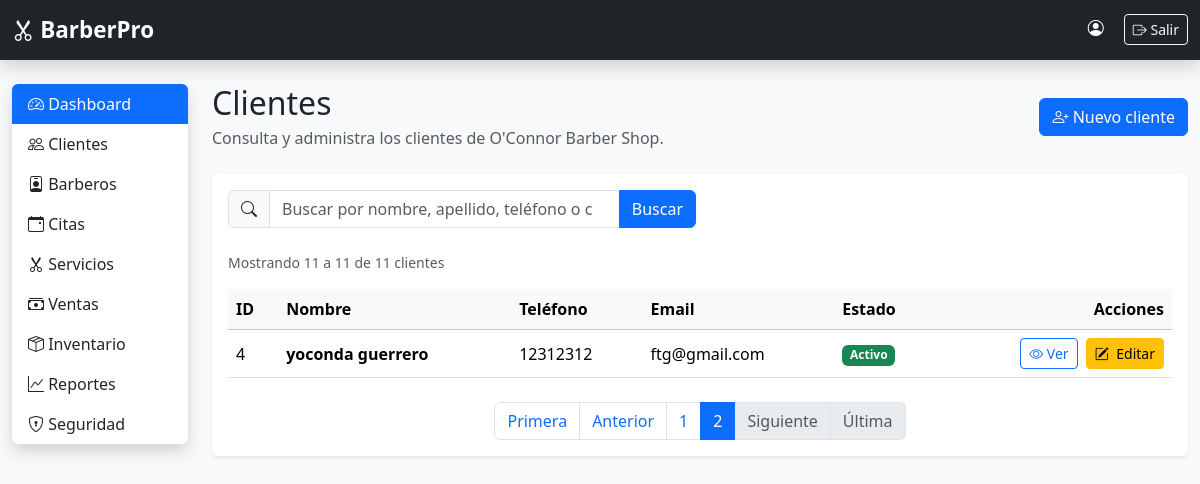
Screenshot of /clientes/?page=2 (signed in) with the database file from the repository.
### clientes/models.py (models this page shows, shortened)
class Cliente(models.Model):
    nombre = models.CharField(max_length=100)
    apellido = models.CharField(max_length=100)
    telefono = models.CharField(max_length=20)
    email = models.EmailField(
        blank=True,
        null=True,
        verbose_name="Correo electrónico"
    )
    direccion = models.CharField(
        max_length=250,
        blank=True
    )
    fecha_nacimiento = models.DateField(
        blank=True,
        null=True
    )
    fecha_registro = models.DateTimeField(
        auto_now_add=True
    )
    observaciones = models.TextField(
        blank=True
    )
    activo = models.BooleanField(
        default=True
    )
    class Meta:
        ordering = ["nombre", "apellido"]
        verbose_name = "Cliente"
        verbose_name_plural = "Clientes"

### clientes/views.py (the view, shortened to what this page needs)
# urls.py: path("", views.lista_clientes, name="lista_clientes"),
@login_required
def lista_clientes(request):
    busqueda = request.GET.get("q", "").strip()
    clientes = Cliente.objects.all()
    clientes = clientes.order_by("nombre", "apellido")
    paginador = Paginator(clientes, 10)
    numero_pagina = request.GET.get("page")
    pagina_clientes = paginador.get_page(numero_pagina)
    return render(
        request,
        "clientes/lista.html",
        {
            "clientes": pagina_clientes,
            "busqueda": busqueda,
        },
    )

### clientes/templates/clientes/lista.html (shortened to what this page needs)
{% extends "base.html" %}
{% block content %}
<div class="d-flex justify-content-between align-items-center mb-4">
<div>
    <h2 class="mb-1">Clientes</h2>
    <p class="text-muted mb-0">
        Consulta y administra los clientes de O'Connor Barber Shop.
    </p>
</div>
<a
    href="{% url 'clientes:crear_cliente' %}"
    class="btn btn-primary"
>
    <i class="bi bi-person-plus"></i>
    Nuevo cliente
</a>
</div>
<div class="card shadow-sm border-0">
<div class="card-body">
    <form method="get" class="row g-2 mb-4">
        <div class="col-md-8 col-lg-6">
            <div class="input-group">
                <span class="input-group-text">
                    <i class="bi bi-search"></i>
                </span>
                <input
                    type="search"
                    name="q"
                    value="{{ busqueda }}"
                    class="form-control"
                    placeholder="Buscar por nombre, apellido, teléfono o correo"
                    aria-label="Buscar clientes"
                >
                <button type="submit" class="btn btn-primary">
                    Buscar
                </button>
            </div>
        </div>
    </form>
    {% if clientes.paginator.count > 0 %}
        <div class="d-flex flex-wrap justify-content-between align-items-center gap-2 mb-3">
            <small class="text-muted">
                Mostrando
                {{ clientes.start_index }}
                a
                {{ clientes.end_index }}
                de
                {{ clientes.paginator.count }}
                cliente{{ clientes.paginator.count|pluralize }}
            </small>
        </div>
    {% endif %}
    <div class="table-responsive">
        <table class="table table-hover align-middle mb-0">
            <thead class="table-light">
                <tr>
                    <th>ID</th>
                    <th>Nombre</th>
                    <th>Teléfono</th>
                    <th>Email</th>
                    <th>Estado</th>
                    <th class="text-end">Acciones</th>
                </tr>
            </thead>
            <tbody>
                {% for cliente in clientes %}
                    <tr>
                        <td>{{ cliente.id }}</td>
                        <td>
                            <strong>
                                {{ cliente.nombre }} {{ cliente.apellido }}
                            </strong>
                        </td>
                        <td>
                            {{ cliente.telefono|default:"-" }}
                        </td>
                        <td>
                            {{ cliente.email|default:"-" }}
                        </td>
                        <td>
                            {% if cliente.activo %}
                                <span class="badge bg-success">
                                    Activo
                                </span>
                            {% else %}
                                <span class="badge bg-secondary">
                                    Inactivo
                                </span>
                            {% endif %}
                        </td>
                        <td class="text-end">
                            <div class="d-flex justify-content-end gap-2">
                                <a
                                    href="{% url 'clientes:detalle_cliente' cliente.pk %}"
                                    class="btn btn-sm btn-outline-primary"
                                    title="Ver cliente"
                                >
                                    <i class="bi bi-eye"></i>
                                    Ver
                                </a>
                                <a
                                    href="{% url 'clientes:editar_cliente' cliente.pk %}"
                                    class="btn btn-warning btn-sm"
                                    title="Editar cliente"
                                >
                                    <i class="bi bi-pencil-square me-1"></i>
                                    Editar
                                </a>
                            </div>
                        </td>
                    </tr>
                {% endfor %}
            </tbody>
        </table>
    </div>
    {% if clientes.paginator.num_pages > 1 %}
        <nav
            aria-label="Paginación de clientes"
            class="mt-4"
        >
            <ul class="pagination justify-content-center flex-wrap mb-0">
                <li class="page-item {% if not clientes.has_previous %}disabled{% endif %}">
                    {% if clientes.has_previous %}
                        <a
                            class="page-link"
                            href="?page=1{% if busqueda %}&q={{ busqueda|urlencode }}{% endif %}"
                        >
                            Primera
                        </a>
                    {% else %}
                        <span class="page-link">
                            Primera
                        </span>
                    {% endif %}
                </li>
                <li class="page-item {% if not clientes.has_previous %}disabled{% endif %}">
                    {% if clientes.has_previous %}
                        <a
                            class="page-link"
                            href="?page={{ clientes.previous_page_number }}{% if busqueda %}&q={{ busqueda|urlencode }}{% endif %}"
                        >
                            Anterior
                        </a>
                    {% else %}
                        <span class="page-link">
                            Anterior
                        </span>
                    {% endif %}
                </li>
                {% for numero in clientes.paginator.page_range %}
                    {% if numero == clientes.number %}
                        <li class="page-item active" aria-current="page">
                            <span class="page-link">
                                {{ numero }}
                            </span>
                        </li>
                    {% elif numero >= clientes.number|add:"-2" and numero <= clientes.number|add:"2" %}
                        <li class="page-item">
                            <a
                                class="page-link"
                                href="?page={{ numero }}{% if busqueda %}&q={{ busqueda|urlencode }}{% endif %}"
                            >
                                {{ numero }}
                            </a>
                        </li>
                    {% endif %}
                {% endfor %}
                <li class="page-item {% if not clientes.has_next %}disabled{% endif %}">
                    {% if clientes.has_next %}
                        <a
                            class="page-link"
                            href="?page={{ clientes.next_page_number }}{% if busqueda %}&q={{ busqueda|urlencode }}{% endif %}"
                        >
                            Siguiente
                        </a>
                    {% else %}
                        <span class="page-link">
                            Siguiente
                        </span>
                    {% endif %}
                </li>
                <li class="page-item {% if not clientes.has_next %}disabled{% endif %}">
                    {% if clientes.has_next %}
                        <a
                            class="page-link"
                            href="?page={{ clientes.paginator.num_pages }}{% if busqueda %}&q={{ busqueda|urlencode }}{% endif %}"
                        >
                            Última
                        </a>
                    {% else %}
                        <span class="page-link">
                            Última
                        </span>
                    {% endif %}
                </li>
            </ul>
        </nav>
    {% endif %}
</div>
</div>
{% endblock %}

### templates/static/css/style.css (style rules this page uses)
body { font-family: "Segoe UI", sans-serif; }

### rows the page displays
Cliente: id "4", nombre "yoconda", apellido "guerrero", telefono "12312312", email "ftg@gmail.com", activo "Activo"

### other values shown
{{ clientes.start_index }} "11"
{{ clientes.end_index }} "11"
{{ clientes.paginator.count }} "11"
{{ numero }} "1"
{{ numero }} "2"
